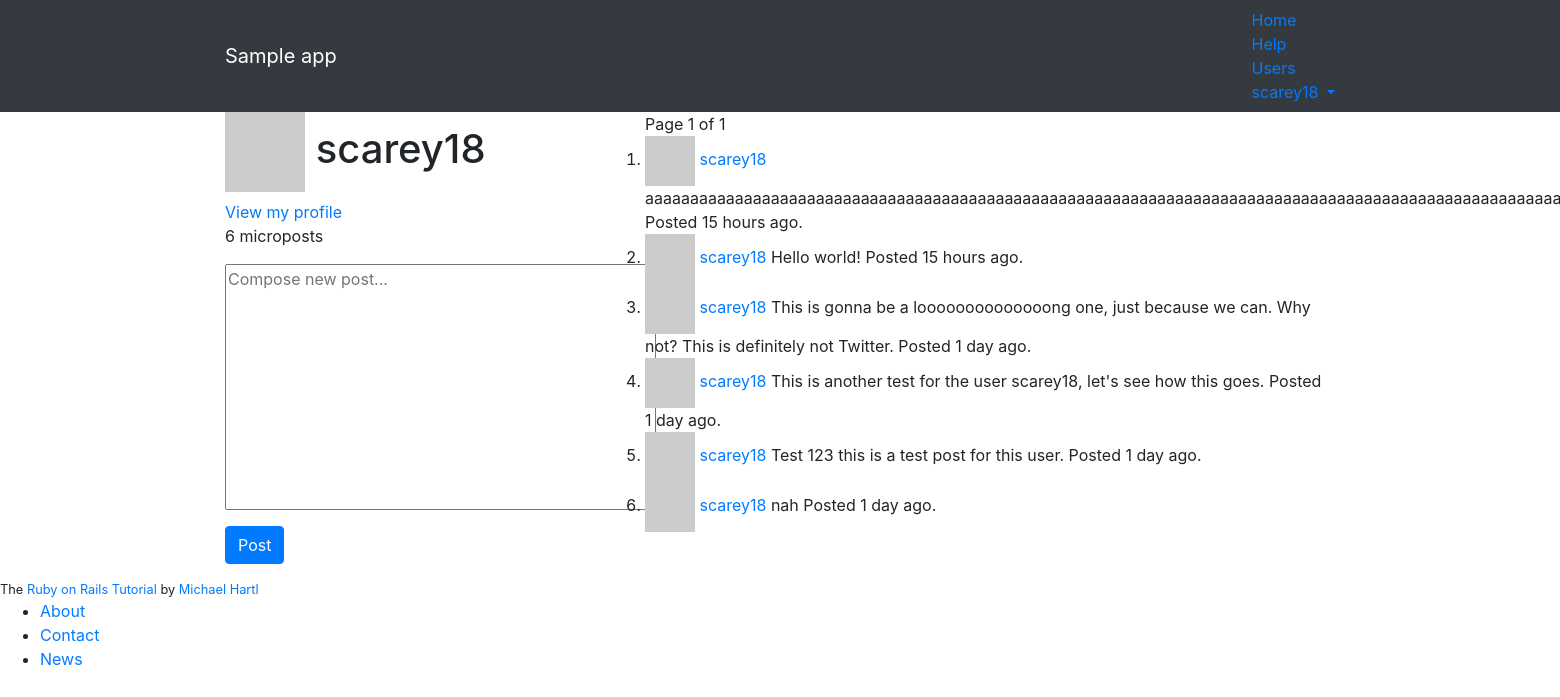
Page / (signed in) on the earlier database version.
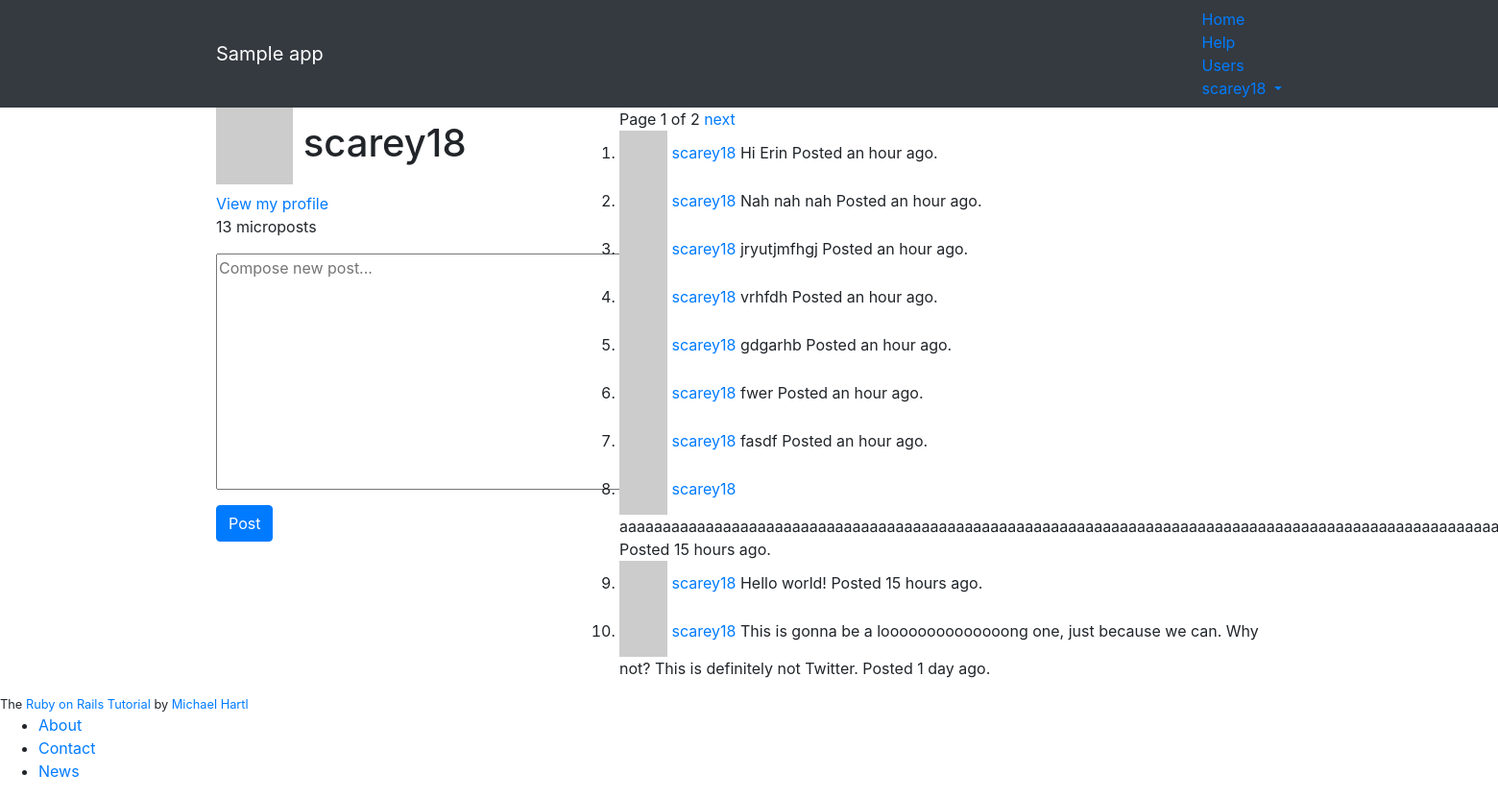
Same page on the later database version.
### static_pages/models.py (models this page shows, shortened)
class User(AbstractUser):
    is_active = models.BooleanField(default=False)
    activation_id = models.SlugField(null=True, blank=True, default=None)
    REQUIRED_FIELDS = ['email']
    def gravatar(self, size=80):
        digest = hashlib.md5(self.email.encode()).hexdigest()
        url = f'http://www.gravatar.com/avatar/{digest}'
        return mark_safe(f'<img src="{url}" height="{size}" width="{size}" class="gravatar">')
    def index_gravatar(self):
        return self.gravatar(50)
    def microposts(self):
        return self.micropost_set.all().order_by('-created_at')

class Micropost(models.Model):
    content = models.TextField(max_length=140)
    created_at = models.DateTimeField(editable=False)
    updated_at = models.DateTimeField()
    user = models.ForeignKey(User, on_delete=models.CASCADE, editable=False)

### static_pages/views.py (the view)
# urls.py: 2. Add a URL to urlpatterns:  path('', views.home, name='home')
def home(request):
    page_num = request.GET.get('page', 1)
    user = auth.get_user(request)
    context = {
        'form': MicropostForm(),
        'page_obj': Paginator(user.microposts(), 10).page(page_num),
    } if user.is_authenticated else None
    return render(request, 'static_pages/home.html', context)

### static_pages/forms.py
class MicropostForm(ModelForm):
    class Meta:
        model = Micropost
        fields = ['content']
        labels = {'content': _('')}
    def __init__(self, *args, **kwargs):
        super().__init__(*args, **kwargs)
        self.fields['content'].widget.attrs['placeholder'] = 'Compose new post...'

### static_pages/templates/static_pages/home.html (shortened to what this page needs)
{% extends 'base.html' %}
{% block content %}
{% if user.is_authenticated %}
<div class="row">
    <aside class="col-md-4">
        <section class="user_info">
            <h1>
                {{ user.gravatar }}
                {{ user.username }}
            </h1>
            <span>
                <a href="{% url 'static_pages:profile' user.pk %}">View my profile</a>
            </span>
            <p>
                {{ user.microposts.count }} micropost{{ user.microposts.count|pluralize }}
            </p>
        </section>
        <section class="micropost_form">
            <form method="post" action="{% url 'static_pages:create_micropost' %}">
                {{ form.as_p }}
                <button type="submit" class="btn btn-primary">Post</button>
            </form>
        </section>
    </aside>
    {% if user.microposts %}
    <div class="col-md-8">
        {% include 'user_post_list.html' with page_obj=page_obj %}
    </div>
    {% endif %}
</div>
{% else %}
	{% load static %}
{% endif %}
{% endblock %}

### static_pages/templates/base.html (shortened to what this page needs)
<head>
	<link rel="stylesheet" href="https://stackpath.bootstrapcdn.com/bootstrap/4.1.1/css/bootstrap.min.css">
	{% load static %}
	<link rel="stylesheet" type="text/css" href="{% static 'static_pages/style.scss' %}">
</head>
<body>
    <header class="navbar navbar-fixed-top navbar-dark bg-dark">
      	<div class="container">
        	<a href="{% url 'static_pages:home' %}" id="logo" class="navbar-brand">Sample app</a>
        	<nav>
          		<ul class="nav navbar-nav navbar-right">
            		<li><a href="{% url 'static_pages:home' %}">Home</a></li>
            		<li><a href="{% url 'static_pages:help' %}">Help</a></li>
            		{% if user.is_authenticated %}
            		<li><a href="{% url 'static_pages:index' %}">Users</a></li>
            		<li class="dropdown">
            			<a href="#" class="dropdown-toggle" data-toggle="dropdown">
            				{{ user.username }}<b class="caret"></b>
            			</a>
            		</li>
            		{% else %}
            		<li><a href="{% url 'static_pages:login' %}">Log in</a></li>
            		{% endif %}
          		</ul>
        	</nav>
      	</div>
    </header>
    <div class="container content">
        {% block content %}{% endblock %}
    </div>
    <footer class="footer">
		<small>
	    	The <a href="http://www.railstutorial.org/">Ruby on Rails Tutorial</a>
	   		by <a href="http://www.michaelhartl.com/">Michael Hartl</a>
	  	</small>
	  	<nav>
	    	<ul>
	      		<li><a href="{% url 'static_pages:about' %}">About</a></li>
	      		<li><a href="{% url 'static_pages:contact' %}">Contact</a></li>
	      		<li><a href="http://news.railstutorial.org/">News</a></li>
	    	</ul>
	  	</nav>
	</footer>
</body>

### static_pages/templates/user_post_list.html (shortened to what this page needs)
<ol class="microposts">
    <div class="pagination">
        <span class="step-links">
            <span class="current">
                Page {{ page_obj.number }} of {{ page_obj.paginator.num_pages }}
            </span>
            {% if page_obj.has_next %}
                <a href="?page={{ page_obj.next_page_number }}">next</a>
            {% endif %}
        </span>
    </div>
    {% for p in page_obj.object_list %}
    <li id="micropost-{{p.pk}}">
        {{ p.user.index_gravatar }}
        <span class="user">
            <a href="{% url 'static_pages:profile' p.user.pk %}">
                {{ p.user.username }}
            </a>
        </span>
        <span class="content">{{ p.content }}</span>
        {% load humanize %}
        <span class="timestamp">Posted {{ p.created_at|naturaltime }}.</span>
    </li>
    {% endfor %}
</ol>

Differences in the rows shown:
no longer on this page (row unchanged): Micropost: user.username "scarey18", content "This is another test for the user scarey18, let's see how this goes.", created_at "1 day ago"
no longer on this page (row unchanged): Micropost: user.username "scarey18", content "Test 123 this is a test post for this user.", created_at "1 day ago"
no longer on this page (row unchanged): Micropost: user.username "scarey18", content "nah", created_at "1 day ago"
changed User "scarey18": microposts.count "6" → "13"
added Micropost: user.username "scarey18", content "Hi Erin", created_at "an hour ago"
added Micropost: user.username "scarey18", content "Nah nah nah", created_at "an hour ago"
added Micropost: user.username "scarey18", content "jryutjmfhgj", created_at "an hour ago"
added Micropost: user.username "scarey18", content "vrhfdh", created_at "an hour ago"
added Micropost: user.username "scarey18", content "gdgarhb", created_at "an hour ago"
added Micropost: user.username "scarey18", content "fwer", created_at "an hour ago"
added Micropost: user.username "scarey18", content "fasdf", created_at "an hour ago"
Other differences:
{{ page_obj.paginator.num_pages }}: "1" → "2"
text now shown: "next"
